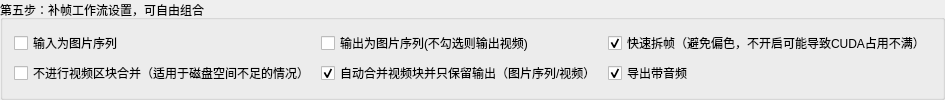
             <widget class="QGroupBox" name="groupBox_5">
              <property name="sizePolicy">
               <sizepolicy hsizetype="Preferred" vsizetype="Minimum">
                <horstretch>0</horstretch>
                <verstretch>0</verstretch>
               </sizepolicy>
              </property>
              <property name="title">
               <string>第五步：补帧工作流设置，可自由组合</string>
              </property>
              <layout class="QGridLayout" name="gridLayout_21">
               <item row="1" column="1">
                <widget class="QCheckBox" name="OutputOnlyChecker">
                 <property name="text">
                  <string>自动合并视频块并只保留输出（图片序列/视频）</string>
                 </property>
                 <property name="checked">
                  <bool>true</bool>
                 </property>
                </widget>
               </item>
               <item row="0" column="2">
                <widget class="QCheckBox" name="QuickExtractChecker">
                 <property name="toolTip">
                  <string>&lt;html&gt;&lt;head/&gt;&lt;body&gt;&lt;p&gt;使用ffmpeg内置视频导出图片算法，速度稍快，但可能出现颜色偏差&lt;/p&gt;&lt;/body&gt;&lt;/html&gt;</string>
                 </property>
                 <property name="text">
                  <string>快速拆帧（避免偏色，不开启可能导致CUDA占用不满）</string>
                 </property>
                 <property name="checked">
                  <bool>true</bool>
                 </property>
                </widget>
               </item>
               <item row="0" column="1">
                <widget class="QCheckBox" name="ImgOutputChecker">
                 <property name="toolTip">
                  <string>&lt;html&gt;&lt;head/&gt;&lt;body&gt;&lt;p&gt;输出为图片序列&lt;/p&gt;&lt;p&gt;&lt;span style=&quot; font-weight:600;&quot;&gt;命名格式:0&amp;gt;8d,如 00000008.png&lt;/span&gt;&lt;/p&gt;&lt;/body&gt;&lt;/html&gt;</string>
                 </property>
                 <property name="text">
                  <string>输出为图片序列(不勾选则输出视频)</string>
                 </property>
                </widget>
               </item>
               <item row="0" column="0">
                <widget class="QCheckBox" name="ImgInputChecker">
                 <property name="toolTip">
                  <string>&lt;html&gt;&lt;head/&gt;&lt;body&gt;&lt;p&gt;输入为图片序列，&lt;/p&gt;&lt;p&gt;经过补帧后可生成图片序列或视频&lt;/p&gt;&lt;p&gt;按照默认排序方法排序（注意1、10、11、12...的情况，推荐前缀以0补齐的文件名序列，如000000、000001、000002等）&lt;/p&gt;&lt;/body&gt;&lt;/html&gt;</string>
                 </property>
                 <property name="text">
                  <string>输入为图片序列</string>
                 </property>
                </widget>
               </item>
               <item row="1" column="0">
                <widget class="QCheckBox" name="NoConcatChecker">
                 <property name="toolTip">
                  <string>&lt;html&gt;&lt;head/&gt;&lt;body&gt;&lt;p&gt;补帧大型项目时&lt;/p&gt;&lt;p&gt;若磁盘空间不足以放置所有分段的合并结果（即磁盘空间小于&lt;span style=&quot; font-weight:600;&quot;&gt;所有chunk分段大小之和&lt;/span&gt;的两倍），则可选择此项以便日后手动合并&lt;/p&gt;&lt;/body&gt;&lt;/html&gt;</string>
                 </property>
                 <property name="text">
                  <string>不进行视频区块合并（适用于磁盘空间不足的情况）</string>
                 </property>
                </widget>
               </item>
               <item row="1" column="2">
                <widget class="QCheckBox" name="SaveAudioChecker">
                 <property name="text">
                  <string>导出带音频</string>
                 </property>
                 <property name="checked">
                  <bool>true</bool>
                 </property>
                </widget>
               </item>
              </layout>
             </widget>
